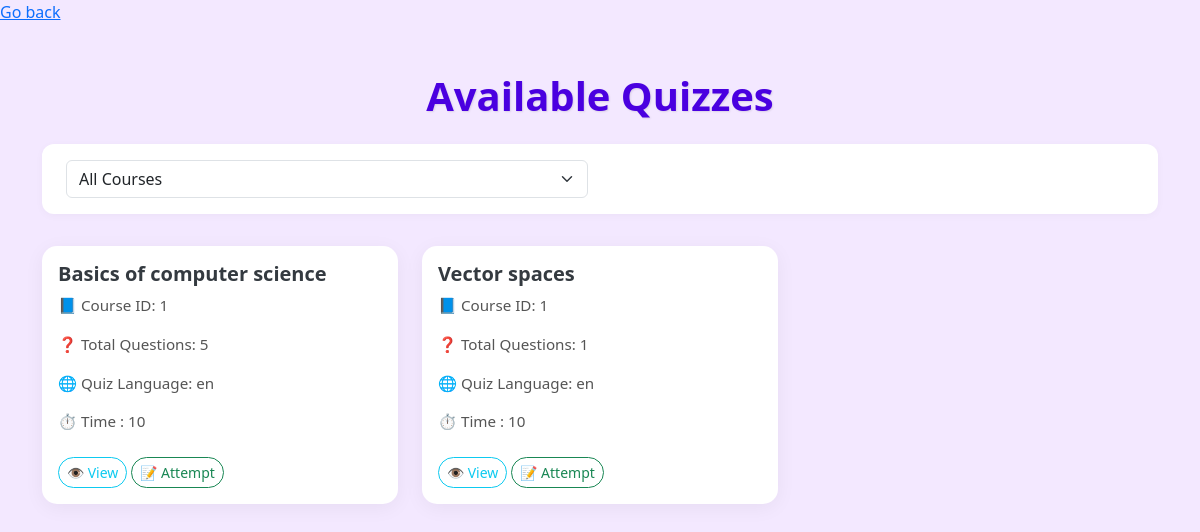
Page /quizzes (signed in) on the committed database.
### models/user.py (models this page shows, shortened)
class Quiz(UserMixin,db.Model):
    id = db.Column(db.Integer, primary_key=True)
    title = db.Column(db.String(150), nullable=False)
    course_id = db.Column(db.Integer, db.ForeignKey('course.id'), nullable=False)
    description = db.Column(db.Text, nullable=False)
    language = db.Column(db.String(80), nullable = False)
    time_limit = db.Column(db.Integer, nullable=True)
    created_by_user_id = db.Column(db.Integer, db.ForeignKey('user.id'), nullable=True)
    created_by_mentor_id = db.Column(db.Integer, db.ForeignKey('mentor.id'), nullable = True)
    created_at = db.Column(db.DateTime, default=datetime.utcnow)
    questions = db.relationship('Question', backref='quiz', lazy='dynamic', cascade='all, delete-orphan')
    attempts = db.relationship('QuizAttempt', back_populates='quiz', lazy='dynamic', cascade='all, delete-orphan')
    answers = db.relationship('Answer', backref='quiz', lazy='dynamic')
    created_by_mentor = db.relationship('Mentor', foreign_keys=[created_by_mentor_id], backref=db.backref('mentor_quizzes', lazy='dynamic', overlaps="quizzes_created_as_mentor"), overlaps="quizzes_created_as_mentor")
    __table_args__ = (
    db.CheckConstraint(
        '(created_by_user_id IS NOT NULL AND created_by_mentor_id IS NULL) OR '
        '(created_by_user_id IS NULL AND created_by_mentor_id IS NOT NULL)',
        name='check_single_creator'
    ),
)

class Course(db.Model):
    id = db.Column(db.Integer, primary_key=True)
    name = db.Column(db.String(100), nullable=False)
    description = db.Column(db.Text, nullable=False)
    category = db.Column(db.String(50), nullable = False)
    language = db.Column(db.String(10), default='en')
    level = db.Column(db.String(50), nullable=False)
    modules = db.relationship('Module', backref='course_modules', lazy='subquery', cascade="all, delete-orphan")
    quizzes = db.relationship('Quiz', backref='course', lazy='dynamic', cascade='all, delete-orphan')
    progress = db.relationship('Progress', back_populates='course', lazy='dynamic')
    notes = db.relationship('Note', backref='course', lazy='dynamic',cascade='all, delete-orphan')
    quiz_attempts = db.relationship("QuizAttempt", backref="quiz_course", lazy="dynamic")
    mentors = db.relationship('Mentor', secondary=mentor_course_association, back_populates='courses')

### app.py (the view)
@csrf.exempt
@login_required
@app.route('/quizzes')
def quiz_list():
    course_id = request.args.get('course_id', type=int)
    courses = Course.query.all()
    if course_id:
        quizzes = Quiz.query.filter_by(course_id=course_id).all()
    else:
        quizzes = Quiz.query.all()
    user = User.query.filter_by(email = current_user.email).first()
    mentor = Mentor.query.filter_by(email=current_user.email).first()
    return render_template('quiz_list.html', quizzes=quizzes, courses=courses,user=user,mentor=mentor)

### app.py (called while the page is built)
@login_manager.user_loader
def load_user(user_id):
    user_type = session.get('user_type')  # Get user type from session
    if user_type == 'mentor':
        return db.session.get(Mentor, (user_id))
    elif user_type == 'student':
        return db.session.get(User, int(user_id))
    return None

### templates/quiz_list.html (shortened to what this page needs)
<!DOCTYPE html>
<html lang="en">
<head>
    <link href="https://cdn.jsdelivr.net/npm/bootstrap@5.3.0/dist/css/bootstrap.min.css" rel="stylesheet">
</head>
<body>
    <navbar>
        {%if current_user.role == 'admin' %}
            <a href="{{ url_for('AdminDashboard', id = user.id) }}">Go Back</a>
        {% elif current_user.role == 'mentor' %}
            <a href="{{ url_for('mentor_dashboard', id = mentor.id) }}">Go Back</a>
        {% else %}
            <a href="{{ url_for('dashboard', id=user.id) }}">Go back</a>
        {% endif %}
    </navbar>
    <div class="container mt-5">
        <h1 class="text-center page-title">Available Quizzes</h1>
        <div class="filter-bar">
            <form method="GET">
                <div class="row">
                    <div class="col-md-6">
                        <select name="course_id" class="form-select" onchange="this.form.submit()">
                            <option value="">All Courses</option>
                        </select>
                    </div>
                </div>
            </form>
        </div>
        <div class="row">
            {% for quiz in quizzes %}
            <div class="col-md-4 mb-4">
                <div class="card quiz-card">
                    <div class="card-body">
                        <h5 class="card-title">{{ quiz.title }}</h5>
                        <p class="card-text">📘 Course ID: {{ quiz.course.id }}</p>
                        <p class="card-text">❓ Total Questions: {{ quiz.questions.count() }}</p>
                        <p class="card-text">🌐 Quiz Language: {{ quiz.language }}</p>
                        <p class="card-text">⏱ Time : {{ quiz.time_limit }}</p>
                        {% if current_user.role in ['mentor', 'admin'] %}
                        <a href="{{ url_for('edit_quiz', quiz_id=quiz.id) }}" class="btn btn-outline-primary btn-sm">✏️ Edit</a>
                        <form action="{{ url_for('delete_quiz', quiz_id=quiz.id) }}" method="POST" style="display: inline;">
                            <input type="hidden" name="csrf_token" value="{{ csrf_token() }}">
                            <input type="hidden" name="confirm" value="yes">
                            <button type="submit" class="btn btn-outline-danger btn-sm" onclick="return confirm('Are you sure?')">🗑️ Delete</button>
                        </form>
                        {% elif current_user.role == 'student' %}
                        <a href="{{ url_for('view_quiz', quiz_id=quiz.id) }}" class="btn btn-outline-info btn-sm">👁️ View</a>
                        <form action="{{ url_for('attempt_quiz', quiz_id=quiz.id) }}" method="POST" style="display: inline;">
                            <button type="submit" class="btn btn-outline-success btn-sm" onclick="return confirm('Are you sure?')">📝 Attempt</button>
                        </form>
                        {% endif %}
                    </div>
                </div>
            </div>
            {% endfor %}
        </div>
    </div>
</body>
</html>

### templates/quiz_list.html (style rules this page uses)
body { background-color: #f3e8ff; color: #4a0072; }
.page-title { font-weight: 700; color: #4a00e0; margin-bottom: 1.5rem; text-shadow: 1px 1px 2px rgba(0, 0, 0, 0.1); }
.quiz-card { transition: all 0.3s ease-in-out; border: none; border-radius: 15px; background-color: #ffffff; box-shadow: 0 4px 20px rgba(0, 0, 0, 0.05); }
.quiz-card .card-title { font-weight: 600; color: #343a40; }
.quiz-card .card-text { font-size: 0.95rem; color: #555; }
.quiz-card .btn { margin-top: 0.5rem; border-radius: 20px; }
.filter-bar { padding: 1rem 1.5rem; background: #ffffff; border-radius: 12px; box-shadow: 0 2px 8px rgba(0, 0, 0, 0.03); margin-bottom: 2rem; }

### rows in the picture
Quiz: title "Basics of computer science", course.id "1", questions.count "5", language "en", time_limit "10"
Quiz: title "Vector spaces", course.id "1", questions.count "1", language "en", time_limit "10"
